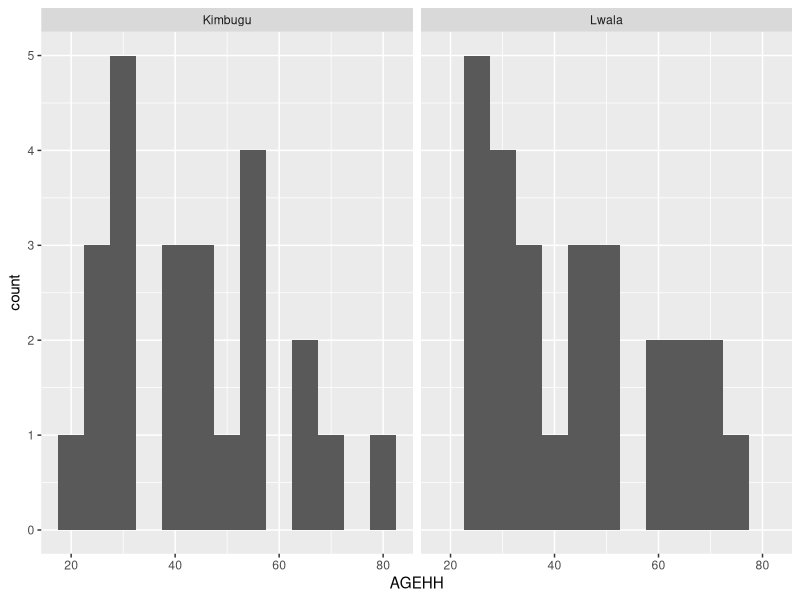
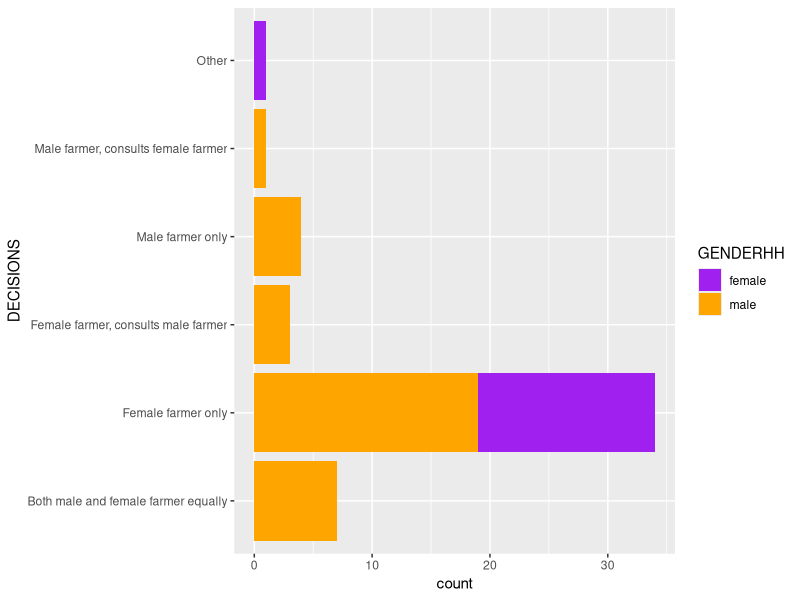
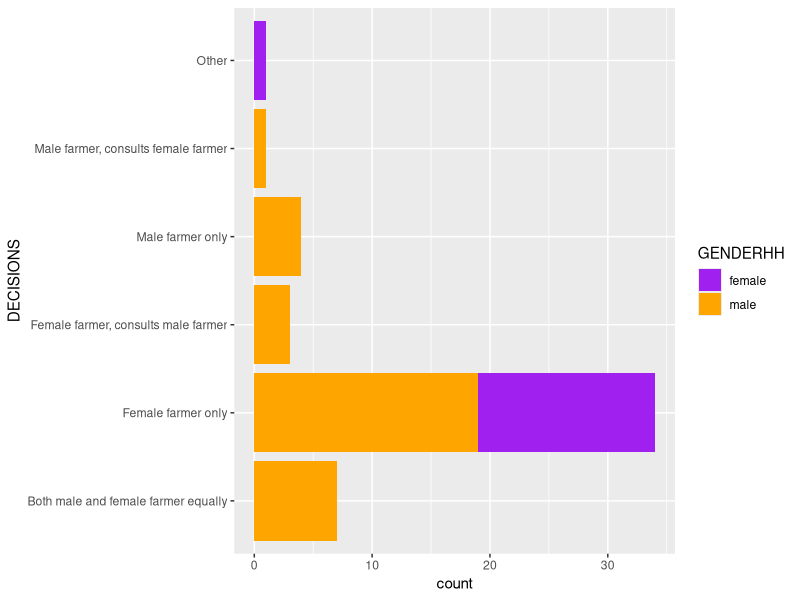
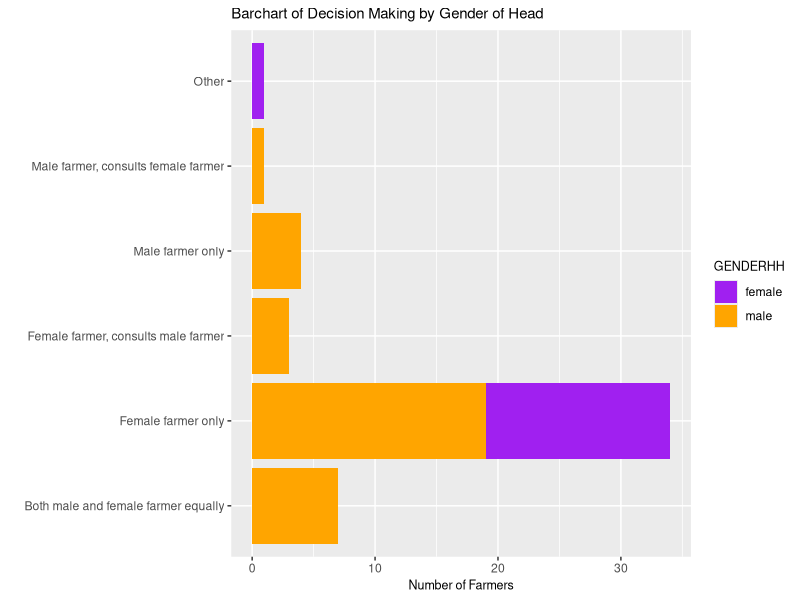
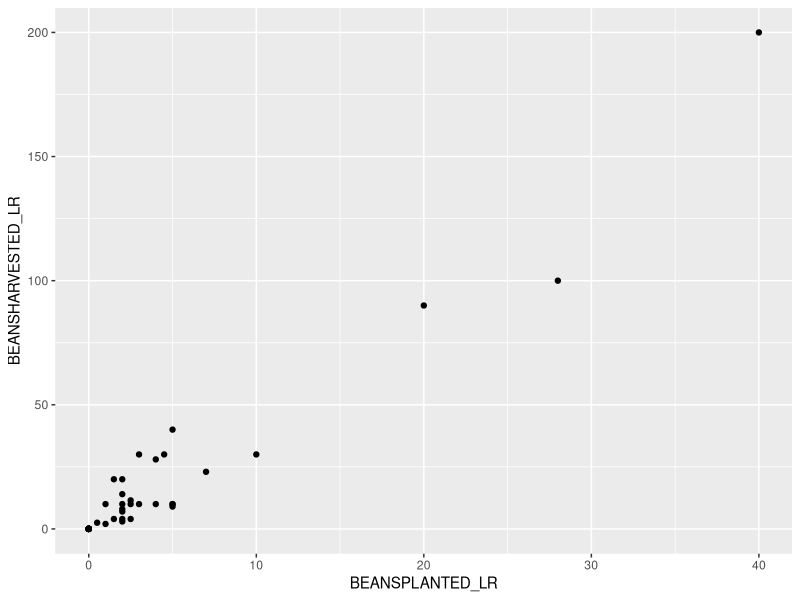
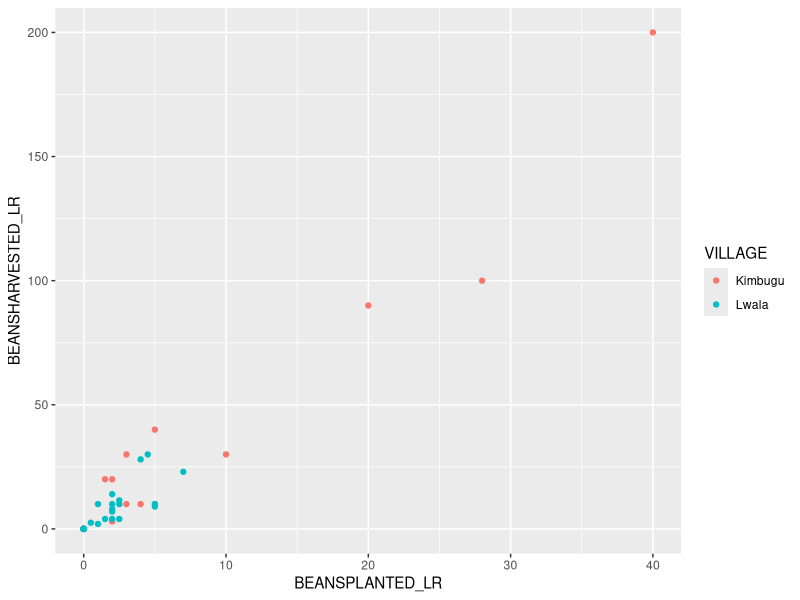
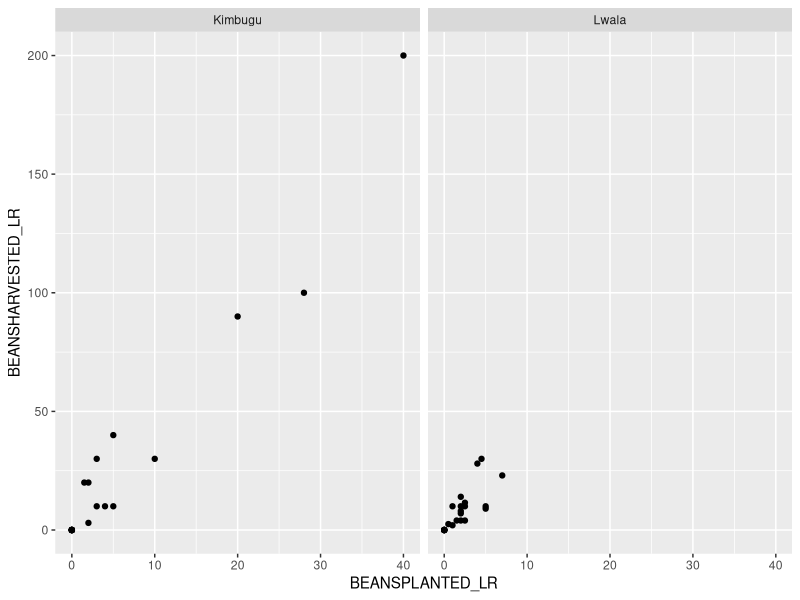
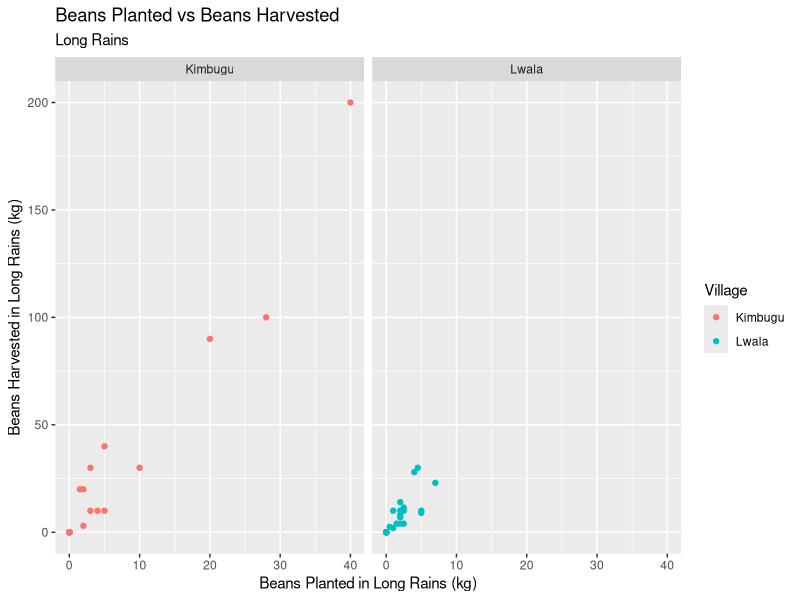

The R script that drew these images, in order:
## ---- chunk 1

library(ggplot2)
library(dplyr)
library(knitr)


BeanSurvey<-read.csv("bean_survey.csv")


## ---- chunk 2
ggplot(BeanSurvey,aes(x=AGEHH))+
  geom_histogram(binwidth =5)+
    facet_wrap(~VILLAGE)
## ---- chunk 3

ggplot(BeanSurvey,aes(y=DECISIONS,fill=GENDERHH))+
  geom_bar()+
    scale_fill_manual(values=c("purple","orange"))

## ---- chunk 4

ggplot(BeanSurvey,aes(y=DECISIONS,fill=GENDERHH))+
  geom_bar()+
    scale_fill_manual(values=c("purple","orange"))

## ---- chunk 5
ggplot(BeanSurvey,aes(y=DECISIONS,fill=GENDERHH))+
  geom_bar() +
   scale_fill_manual(values = c("purple","orange"))+
    labs(y="", x="Number of Farmers",title="Barchart of Decision Making by Gender of Head") +
     theme(title = element_text(size=9))

## ---- chunk 6
ggplot(BeanSurvey , aes(y=BEANSHARVESTED_LR,x=BEANSPLANTED_LR)) +
 geom_point() 

## ---- chunk 7

ggplot(BeanSurvey , aes(y=BEANSHARVESTED_LR,x=BEANSPLANTED_LR,colour=VILLAGE)) +
 geom_point() 


## ---- chunk 8
ggplot(BeanSurvey , aes(y=BEANSHARVESTED_LR,x=BEANSPLANTED_LR)) +
 geom_point() +
  facet_wrap(~VILLAGE)


## ---- chunk 9
ggplot(BeanSurvey , aes(y=BEANSHARVESTED_LR,x=BEANSPLANTED_LR,colour=VILLAGE)) +
 geom_point() +
  facet_wrap(~VILLAGE)+
  labs(x="Beans Planted in Long Rains (kg)",y="Beans Harvested in Long Rains (kg)",
  title="Beans Planted vs Beans Harvested",subtitle="Long Rains",colour="Village")


## ---- chunk 10
ggplot(BeanSurvey , aes(y=BEANSHARVESTED_LR,x=HHTYPE))+
geom_jitter(width=0.1)

## ---- chunk 11
ggplot(BeanSurvey , aes(y=BEANSHARVESTED_LR,x=HHTYPE))+
geom_jitter(width=0.1)+
   theme(axis.text.x = element_text(size=7,angle=15))

## ---- chunk 12

ggplot(BeanSurvey,aes(fill=SELLBEANS,x=GENDERHH))+
 geom_bar(position="fill",show.legend=FALSE) +
 scale_y_continuous(breaks=c(0,0.2,0.4,0.6,0.8,1),labels=c("0%","20%","40%","60%","80%","100%"))+
  scale_fill_manual(values=c(NA,"darkred"))+
   facet_wrap(~VILLAGE)+
    labs(y="% Selling Beans",title="Barplot of Bean Sales by Gender and Village",x="Gender")+
     theme_light()


